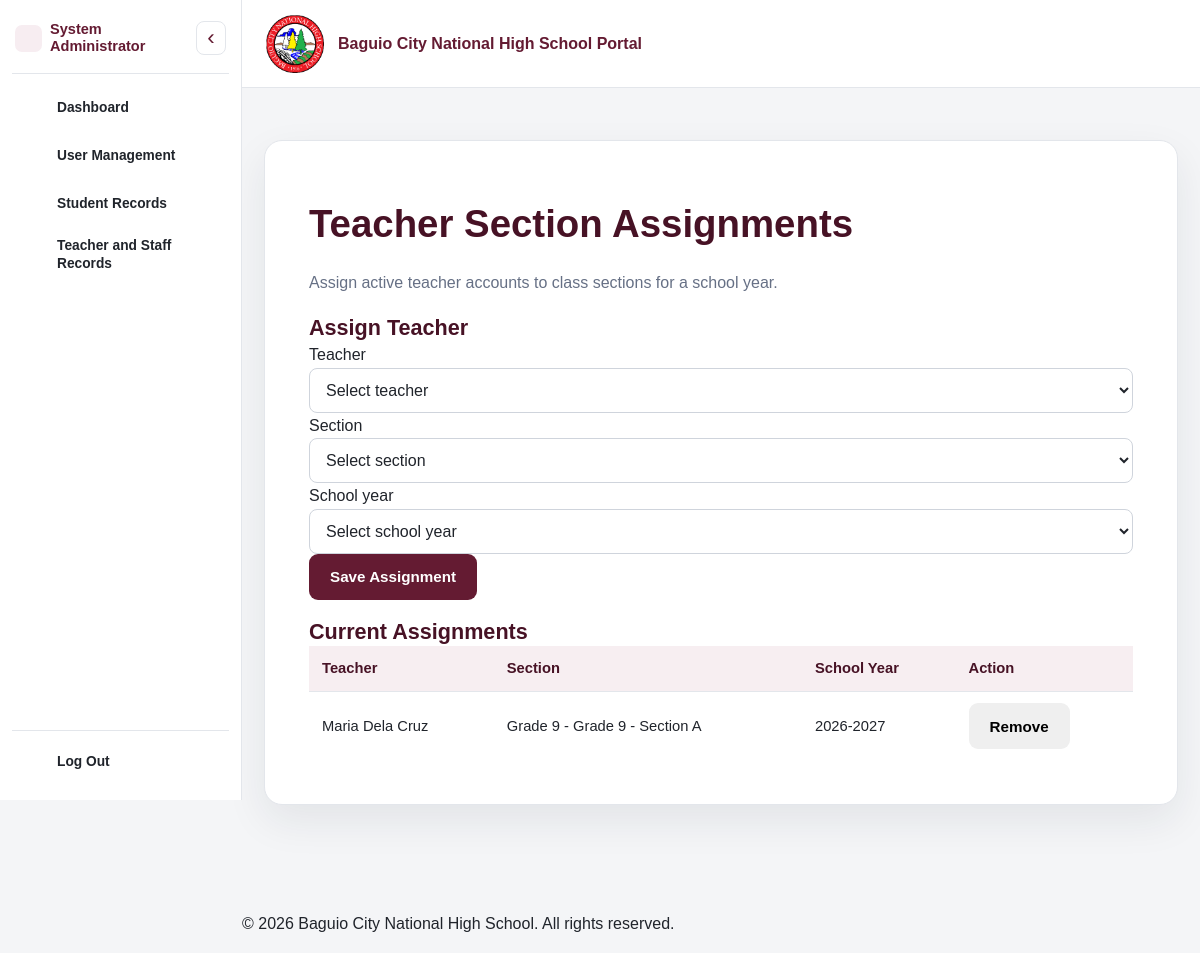
Page /staff/teacher_assignments.php (signed in) on the committed database.
### tables this page shows
CREATE TABLE `teacher_section_assignments` (
  `assignment_id` int(10) UNSIGNED NOT NULL,
  `teacher_user_id` int(10) UNSIGNED NOT NULL,
  `section_id` int(10) UNSIGNED NOT NULL,
  `school_year_id` int(10) UNSIGNED NOT NULL,
  `assigned_by` int(10) UNSIGNED DEFAULT NULL,
  `assigned_at` timestamp NOT NULL DEFAULT current_timestamp()
);

CREATE TABLE `staff_profiles` (
  `staff_profile_id` int(10) UNSIGNED NOT NULL,
  `user_id` int(10) UNSIGNED NOT NULL,
  `employee_id` varchar(30) NOT NULL,
  `first_name` varchar(100) NOT NULL,
  `middle_name` varchar(100) DEFAULT NULL,
  `last_name` varchar(100) NOT NULL,
  `birth_date` date DEFAULT NULL,
  `contact_number` varchar(30) DEFAULT NULL,
  `address` text DEFAULT NULL,
  `position_title` varchar(100) DEFAULT NULL,
  `department` varchar(100) DEFAULT NULL,
  `employment_type` varchar(50) DEFAULT NULL,
  `hire_date` date DEFAULT NULL,
  `employment_status` enum('Active','On Leave','Resigned','Retired') NOT NULL DEFAULT 'Active',
  `created_at` timestamp NOT NULL DEFAULT current_timestamp(),
  `updated_at` timestamp NOT NULL DEFAULT current_timestamp() ON UPDATE current_timestamp()
);

CREATE TABLE `grade_levels` (
  `grade_level_id` int(10) UNSIGNED NOT NULL,
  `grade_level` varchar(10) NOT NULL
);

CREATE TABLE `sections` (
  `section_id` int(10) UNSIGNED NOT NULL,
  `section_name` varchar(100) NOT NULL,
  `grade_level_id` int(10) UNSIGNED NOT NULL,
  `school_year_id` int(10) UNSIGNED NOT NULL
);

CREATE TABLE `school_years` (
  `school_year_id` int(10) UNSIGNED NOT NULL,
  `school_year` varchar(20) NOT NULL,
  `start_date` date DEFAULT NULL,
  `end_date` date DEFAULT NULL,
  `status` enum('Active','Inactive','Completed') NOT NULL DEFAULT 'Inactive'
);

### includes/functions.php (called while the page is built, shortened)
<?php
function e(?string $value): string
{
    return htmlspecialchars($value ?? '', ENT_QUOTES, 'UTF-8');
}

### staff/teacher_assignments.php (the view, shortened to what this page needs)
<?php
require_once __DIR__ . '/../includes/bootstrap.php';
$assignments=$pdo->query("SELECT tsa.assignment_id,u.username,sp.first_name,sp.last_name,s.section_name,g.grade_level,y.school_year FROM teacher_section_assignments tsa JOIN users u ON u.user_id=tsa.teacher_user_id LEFT JOIN staff_profiles sp ON sp.user_id=u.user_id JOIN sections s ON s.section_id=tsa.section_id JOIN grade_levels g ON g.grade_level_id=s.grade_level_id JOIN school_years y ON y.school_year_id=tsa.school_year_id ORDER BY y.school_year_id DESC,sp.last_name")->fetchAll();
require_once __DIR__ . '/../includes/header.php';
?>
<section class="form-card form-card-wide"><h1>Teacher Section Assignments</h1><p class="muted">Assign active teacher accounts to class sections for a school year.</p>
<h2>Assign Teacher</h2><form method="post"><input type="hidden" name="csrf_token" value="<?=e(csrf_token())?>"><input type="hidden" name="action" value="assign">
<label>Teacher<select name="teacher_user_id" required><option value="">Select teacher</option></select></label>
<label>Section<select name="section_id" required><option value="">Select section</option></select></label>
<label>School year<select name="school_year_id" required><option value="">Select school year</option></select></label><button class="button button-primary">Save Assignment</button></form>
<h2>Current Assignments</h2><div class="table-responsive"><table><thead><tr><th>Teacher</th><th>Section</th><th>School Year</th><th>Action</th></tr></thead><tbody><?php foreach($assignments as $a):?><tr><td><?=e(trim(($a['first_name']??'').' '.($a['last_name']??'')) ?: $a['username'])?></td><td><?=e('Grade '.$a['grade_level'].' - '.$a['section_name'])?></td><td><?=e($a['school_year'])?></td><td><form method="post" data-confirm-delete="Remove this assignment?"><button class="button button-secondary">Remove</button></form></td></tr><?php endforeach;?></tbody></table></div></section>
<?php require_once __DIR__ . '/../includes/footer.php'; ?>

### assets/css/responsive.css (style rules this page uses)
html, body { min-width: 0; max-width: 100%; }
.page-container, .form-card, .dashboard-card, .welcome-banner, .hero, .table-container { min-width: 0; }
.page-container > * { min-width: 0; max-width: 100%; }
.page-container :where(h1, h2, h3, p, li, td, th, label, dd, .muted), .brand span { overflow-wrap: anywhere; }
:is(.table-container, .table-responsive, .table-scroll, .records-table-wrapper, .announcement-table-wrapper, .masterlist-table-wrap, .renewal-table-wrap, .stipend-table-wrap) { min-width: 0; max-width: 100%; overflow-x: auto; overscroll-behavior-inline: contain; }
input, select, textarea { max-width: 100%; }
button, .button, input[type="submit"], input[type="button"] { touch-action: manipulation; }

### rows in the picture
teacher_section_assignments: staff_profiles.first_name+last_name "Maria Dela Cruz", grade_levels.grade_level "Grade 9 - Grade 9 - Section A", school_year.school_year "2026-2027"

### other values in the picture
$sidebarHeading "System Administrator"
$link['label'] "Dashboard"
$link['label'] "User Management"
$link['label'] "Student Records"
$link['label'] "Teacher and Staff Records"
